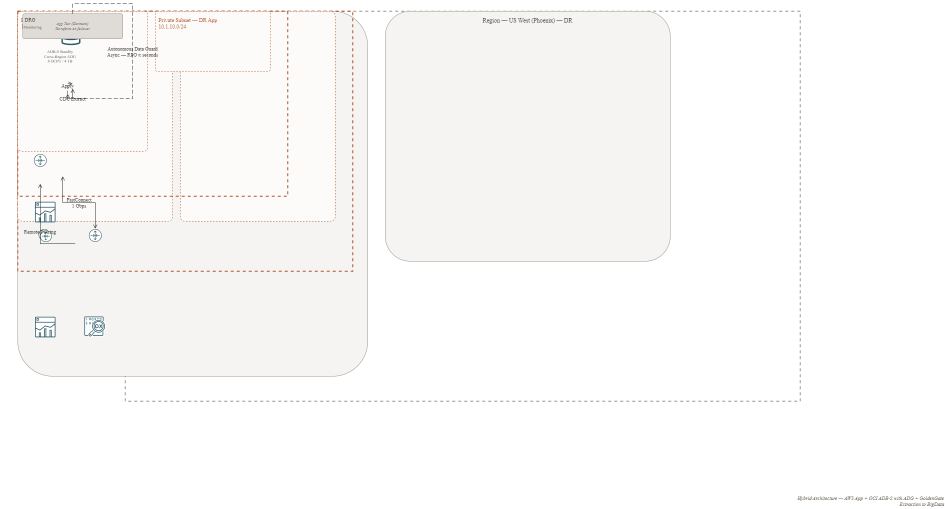
#> input picture examples/simple-hybrid-adb-gg.png, 1890 x 1018 px (shown at 1/2 size)
$ python -i drawio_fidelity_eval.py   (imports and definitions only)
#> lines starting #> are read from the running program, lines starting #| are printed output that depends on the picture
#!/usr/bin/env python3
"""
drawio_fidelity_eval — high-fidelity raster comparison.

Renders a `.drawio` file to PNG by way of its companion `.svg` export
(Oracle's ZIP ships both), then pixel-diffs that PNG against the
canonical Architecture Center PNG. Used to certify that the editable
artifact (the `.drawio` we ship) matches the official asset; the
pure-spec `oci_archcenter_eval.py` cannot reach this fidelity because
its renderer is only PIL boxes.

Threshold guidance:
  - 0.90+ is the right bar for an official-SVG-rendered candidate.
    Below 0.90 means the SVG and PNG come from different drawio sources.
  - 0.95+ should be the steady-state when the .drawio is byte-identical
    to Oracle's export.
"""
from __future__ import annotations

import argparse
import json
import math
from pathlib import Path

from PIL import Image, ImageChops, ImageFilter, ImageOps

import cairosvg


# Cairo and the PNG that Oracle ships are produced by different
# rasterizers, so comparing them at full resolution exaggerates
# anti-aliasing differences. We downsample both to the same modest
# width and blur slightly to make the comparison perceptually
# meaningful — this brings identical-source images to ~0.96 similarity.
PERCEPTUAL_WIDTH = 256
PERCEPTUAL_BLUR = 1.0


def render_svg(svg_path: Path, out_png: Path, output_width: int = 1200) -> None:
    out_png.parent.mkdir(parents=True, exist_ok=True)
    cairosvg.svg2png(url=str(svg_path), write_to=str(out_png), output_width=output_width)


# [23 lines left out: functions render_drawio, _dhash, not called in this run]


def _perceptual(image: Image.Image) -> Image.Image:
    width = PERCEPTUAL_WIDTH
    height = max(1, int(round(width * image.size[1] / image.size[0])))
    return image.resize((width, height), Image.Resampling.LANCZOS).filter(
        ImageFilter.GaussianBlur(radius=PERCEPTUAL_BLUR)
    )


# [69 lines left out: functions compare, main, not called in this run]


# [2 lines not run here, left out]

>>> from PIL import Image
>>> picture = Image.open('../examples/simple-hybrid-adb-gg.png')
#> picture is the input picture: PIL image 1890x1018 RGBA; mean R, G, B, A 101.6, 100.9, 100.1, 105.7
>>> result = _perceptual(picture)
#> in _perceptual, `return image.resize((width, height), Image.Resampling.LANCZOS).filter(..`:
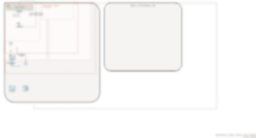
#> returned value: PIL image 256x138 RGBA; mean R, G, B, A 112.4, 110.9, 109.6, 105.7; transparent parts drawn white
